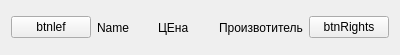
<?xml version="1.0" encoding="UTF-8"?>
<ui version="4.0">
 <class>WidgetProduct</class>
 <widget class="QWidget" name="WidgetProduct">
  <property name="geometry">
   <rect>
    <x>0</x>
    <y>0</y>
    <width>400</width>
    <height>55</height>
   </rect>
  </property>
  <property name="windowTitle">
   <string>Form</string>
  </property>
  <layout class="QHBoxLayout" name="horizontalLayout">
   <item>
    <widget class="QPushButton" name="btnLeft">
     <property name="text">
      <string>btnlef</string>
     </property>
    </widget>
   </item>
   <item>
    <widget class="QLabel" name="lblName">
     <property name="text">
      <string>Name</string>
     </property>
    </widget>
   </item>
   <item>
    <widget class="QLabel" name="lblPrice">
     <property name="text">
      <string>ЦЕна</string>
     </property>
    </widget>
   </item>
   <item>
    <widget class="QLabel" name="lblManufacturer">
     <property name="text">
      <string>Произвотитель</string>
     </property>
    </widget>
   </item>
   <item>
    <widget class="QPushButton" name="btnRight">
     <property name="text">
      <string>btnRights</string>
     </property>
    </widget>
   </item>
  </layout>
 </widget>
 <resources/>
 <connections/>
</ui>
